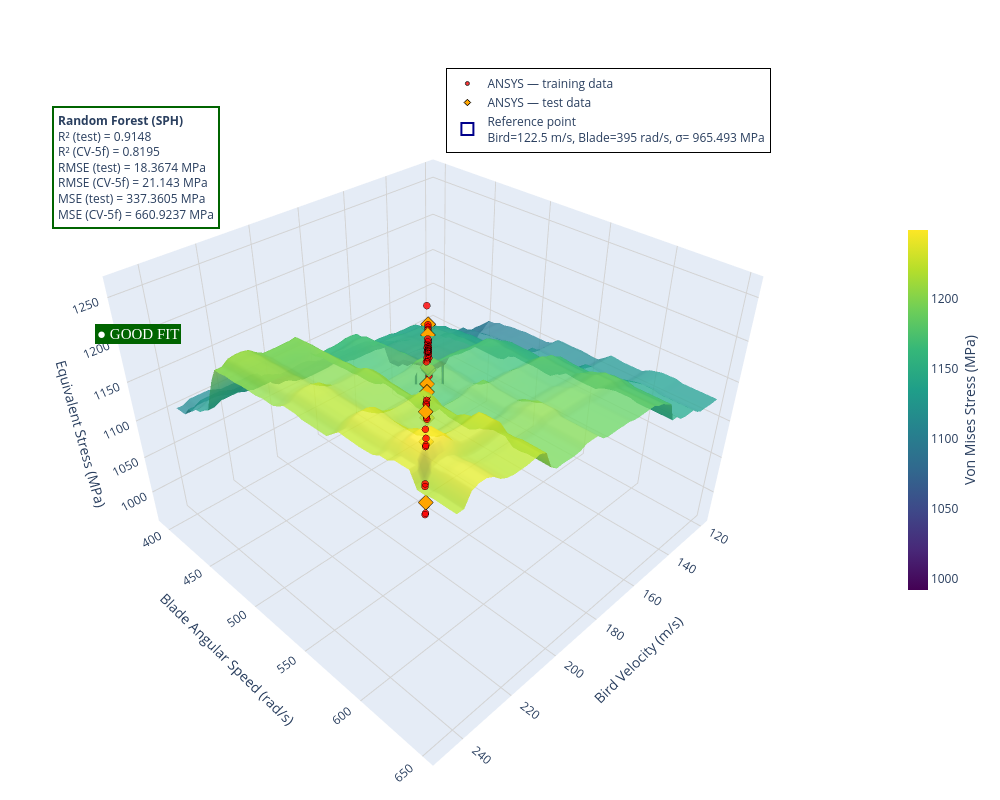

Here is the notebook cell this chart was saved with:
### Markdown cell above
# Equivalent_Stress_Maximum

### Code cell
import numpy as np
import pandas as pd
import plotly.graph_objects as go

# --- 1. PREPARE GRID FOR SURFACE (SPH Specific Features) ---
# X: Bird Velocity | Y: Blade Angular Speed
bird_range = np.linspace(120, 240, 50)
blade_range = np.linspace(400, 650, 50)
BIRD, BLADE = np.meshgrid(bird_range, blade_range)

# SPH features = ['Angular_Velocity_Z_Component', 'Velocity_2_Z_Component']
grid_df_sph = pd.DataFrame({
    'Angular_Velocity_Z_Component': BLADE.ravel(),
    'Velocity_2_Z_Component': BIRD.ravel()
})

# Predict surface using SPH RF model (Target already converted to MPa in your script)
Z_pred_stress_sph = rf_model['equivalant_stress'].predict(grid_df_sph).reshape(BIRD.shape)

# --- 2. GENERATE THE VISUALIZATION ---
# Reference point from Figure 11/Table 6 context
ref_bird, ref_blade, ref_sigma = 122.5, 395, 9.654931e+08 * 10**(-6) # Placeholder for SPH baseline stress in MPa

fig = go.Figure()

# A. The Predicted Equivalent Stress Surface
fig.add_trace(go.Surface(
    x=bird_range, y=blade_range, z=Z_pred_stress_sph,
    colorscale='Viridis', opacity=0.8, showlegend=False,
    colorbar=dict(
        title=dict(text='Von Mises Stress (MPa)', side='right'),
        thickness=20, len=0.5, x=1.05
    )
))

# B. ANSYS — Training Data (Red Circles)
fig.add_trace(go.Scatter3d(
    x=X_train['Velocity_2_Z_Component'], 
    y=X_train['Angular_Velocity_Z_Component'], 
    z=y_train['equivalant_stress'],
    mode='markers', 
    marker=dict(size=4, color='red', opacity=0.8, line=dict(color='black', width=1)),
    name='ANSYS — training data'
))

# C. ANSYS — Test Data (Orange Diamonds)
fig.add_trace(go.Scatter3d(
    x=X_test['Velocity_2_Z_Component'], 
    y=X_test['Angular_Velocity_Z_Component'], 
    z=y_test['equivalant_stress'],
    mode='markers', 
    marker=dict(size=5, color='orange', symbol='diamond', line=dict(color='black', width=1)),
    name='ANSYS — test data'
))

# D. Reference Operating Point (Dark Blue Open Square)
fig.add_trace(go.Scatter3d(
    x=[ref_bird], y=[ref_blade], z=[ref_sigma],
    mode='markers',
    marker=dict(
        size=12, 
        color='darkblue', 
        symbol='square-open', 
        line=dict(color='black', width=2)
    ),
    name=f'Reference point <br>Bird={ref_bird} m/s, Blade={ref_blade} rad/s, σ={ref_sigma: .3f} MPa'
))

# --- 3. LAYOUT & ANNOTATIONS (Style Consistency) ---
fig.update_layout(
    width=1000, height=800,
    margin=dict(l=10, r=10, b=10, t=30),
    legend=dict(
        bgcolor="white", bordercolor="black", borderwidth=1,
        x=0.9, y=0.95, xanchor='right', yanchor='top'
    ),
    scene=dict(
        xaxis_title='Bird Velocity (m/s)',
        yaxis_title='Blade Angular Speed (rad/s)',
        zaxis_title='Equivalent Stress (MPa)',
        xaxis=dict(gridcolor="lightgrey"),
        yaxis=dict(gridcolor="lightgrey"),
        zaxis=dict(gridcolor="lightgrey"),
        aspectratio=dict(x=1, y=1, z=0.7)
    ),
    annotations=[
        # Performance Box (Using Equivalent Stress SPH results from your matrix)
        dict(
            x=0.05, y=0.9, xref="paper", yref="paper",
            text=(f"<b>Random Forest (SPH)</b><br>"
                  f"R² (test) = 0.9148<br>"
                  f"R² (CV-5f) = 0.8195<br>"
                  f"RMSE (test) = 18.3674 MPa<br>"
                  f"RMSE (CV-5f) = 21.143 MPa<br>"
                  f"MSE (test) = 337.3605 MPa<br>"
                  f"MSE (CV-5f) = 660.9237 MPa"),
            showarrow=False, align="left",
            bgcolor="white", bordercolor="darkgreen", borderwidth=2, borderpad=4
        ),
        # Fit Label
        dict(
            x=0.1, y=0.6, xref="paper", yref="paper",
            text="● GOOD FIT",
            showarrow=False, font=dict(color="white", size=15, family="Arial Bold"),
            bgcolor="darkgreen", bordercolor="darkgreen", borderwidth=1
        )
    ],
    paper_bgcolor='white'
)

fig.show()

### Figure 1 — Plotly figure (JSON) as saved in the notebook; plotly's stock layout.template omitted (floating-point values rounded to 4 significant figures; data arrays with more than 128 entries replaced by an {"elided": "..."} marker saying what was removed)
{"data": [{"colorbar": {"len": 0.5, "thickness": 20, "title": {"side": "right", "text": "Von Mises Stress (MPa)"}, "x": 1.05}, "colorscale": [[0, "#440154"], [0.1111, "#482878"], [0.2222, "#3e4989"], [0.3333, "#31688e"], [0.4444, "#26828e"], [0.5556, "#1f9e89"], [0.6667, "#35b779"], [0.7778, "#6ece58"], [0.8889, "#b5de2b"], [1, "#fde725"]], "opacity": 0.8, "showlegend": false, "type": "surface", "x": [120.0, 122.4, 124.9, 127.3, 129.8, 132.2, 134.7, 137.1, 139.6, 142.0, 144.5, 146.9, 149.4, 151.8, 154.3, 156.7, 159.2, 161.6, 164.1, 166.5, 169.0, 171.4, 173.9, 176.3, 178.8, 181.2, 183.7, 186.1, 188.6, 191.0, 193.5, 195.9, 198.4, 200.8, 203.3, 205.7, 208.2, 210.6, 213.1, 215.5, 218.0, 220.4, 222.9, 225.3, 227.8, 230.2, 232.7, 235.1, 237.6, 240.0], "y": [400.0, 405.1, 410.2, 415.3, 420.4, 425.5, 430.6, 435.7, 440.8, 445.9, 451.0, 456.1, 461.2, 466.3, 471.4, 476.5, 481.6, 486.7, 491.8, 496.9, 502.0, 507.1, 512.2, 517.3, 522.4, 527.6, 532.7, 537.8, 542.9, 548.0, 553.1, 558.2, 563.3, 568.4, 573.5, 578.6, 583.7, 588.8, 593.9, 599.0, 604.1, 609.2, 614.3, 619.4, 624.5, 629.6, 634.7, 639.8, 644.9, 650.0], "z": {"elided": "50x50 float values"}}, {"marker": {"color": "red", "line": {"color": "black", "width": 1}, "opacity": 0.8, "size": 4}, "mode": "markers", "name": "ANSYS — training data", "type": "scatter3d", "x": [142.5, 245.0, 137.5, 240.0, 132.5, 212.5, 205.0, 170.0, 242.5, 160.0, 145.0, 162.5, 187.5, 232.5, 185.0, 150.0, 122.5, 235.0, 190.0, 207.5, 135.0, 195.0, 215.0, 125.0, 175.0, 127.5, 220.0, 210.0, 180.0, 225.0, 147.5, 177.5, 167.5, 247.5, 172.5, 140.0, 227.5, 157.5, 192.5, 217.5], "y": [435, 640, 425, 630, 415, 575, 560, 490, 635, 470, 440, 475, 525, 615, 520, 450, 395, 620, 530, 565, 420, 540, 580, 400, 500, 405, 590, 570, 510, 600, 445, 505, 485, 645, 495, 430, 605, 465, 535, 585], "z": [1082.0, 1247.0, 1046.0, 1200.0, 1025.0, 1212.0, 1171.0, 1157.0, 1239.0, 1151.0, 1075.0, 1152.0, 1194.0, 1238.0, 1193.0, 1112.0, 965.5, 1264.0, 1195.0, 1201.0, 1042.0, 1165.0, 1207.0, 988.2, 1160.0, 985.2, 1201.0, 1250.0, 1161.0, 1219.0, 1092.0, 1167.0, 1154.0, 1230.0, 1160.0, 1064.0, 1221.0, 1141.0, 1261.0, 1230.0]}, {"marker": {"color": "orange", "line": {"color": "black", "width": 1}, "size": 5, "symbol": "diamond"}, "mode": "markers", "name": "ANSYS — test data", "type": "scatter3d", "x": [230.0, 222.5, 237.5, 152.5, 182.5, 200.0, 165.0, 202.5, 130.0, 197.5, 155.0], "y": [610, 595, 625, 455, 515, 550, 480, 555, 410, 545, 460], "z": [1264.0, 1207.0, 1200.0, 1128.0, 1161.0, 1186.0, 1152.0, 1164.0, 998.5, 1187.0, 1138.0]}, {"marker": {"color": "darkblue", "line": {"color": "black", "width": 2}, "size": 12, "symbol": "square-open"}, "mode": "markers", "name": "Reference point <br>Bird=122.5 m/s, Blade=395 rad/s, σ= 965.493 MPa", "type": "scatter3d", "x": [122.5], "y": [395], "z": [965.5]}], "layout": {"annotations": [{"align": "left", "bgcolor": "white", "bordercolor": "darkgreen", "borderpad": 4, "borderwidth": 2, "showarrow": false, "text": "<b>Random Forest (SPH)</b><br>R² (test) = 0.9148<br>R² (CV-5f) = 0.8195<br>RMSE (test) = 18.3674 MPa<br>RMSE (CV-5f) = 21.143 MPa<br>MSE (test) = 337.3605 MPa<br>MSE (CV-5f) = 660.9237 MPa", "x": 0.05, "xref": "paper", "y": 0.9, "yref": "paper"}, {"bgcolor": "darkgreen", "bordercolor": "darkgreen", "borderwidth": 1, "font": {"color": "white", "family": "Arial Bold", "size": 15}, "showarrow": false, "text": "● GOOD FIT", "x": 0.1, "xref": "paper", "y": 0.6, "yref": "paper"}], "height": 800, "legend": {"bgcolor": "white", "bordercolor": "black", "borderwidth": 1, "x": 0.9, "xanchor": "right", "y": 0.95, "yanchor": "top"}, "margin": {"b": 10, "l": 10, "r": 10, "t": 30}, "paper_bgcolor": "white", "scene": {"aspectratio": {"x": 1, "y": 1, "z": 0.7}, "xaxis": {"gridcolor": "lightgrey", "title": {"text": "Bird Velocity (m/s)"}}, "yaxis": {"gridcolor": "lightgrey", "title": {"text": "Blade Angular Speed (rad/s)"}}, "zaxis": {"gridcolor": "lightgrey", "title": {"text": "Equivalent Stress (MPa)"}}}, "width": 1000}}
